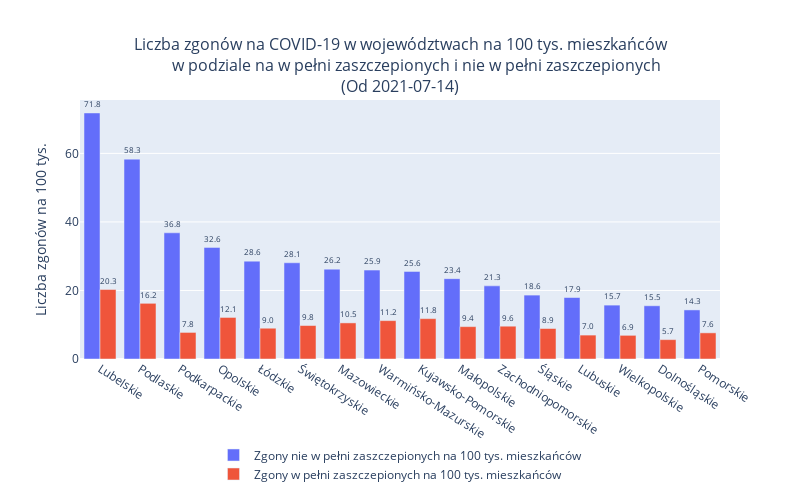

Notebook source saved alongside this figure:
### Code cell
from_date = datetime.date(2021,7,14)

df = prepare_df(basiw.dfd, from_date)
plot_df(from_date, df, basiw.image_dir)

### Figure 1 — Plotly figure (JSON) as saved in the notebook; plotly's stock layout.template omitted (floating-point values rounded to 4 significant figures)
{"data": [{"name": "Zgony nie w pełni zaszczepionych na 100 tys. mieszkańców", "offsetgroup": "1", "text": [71.8, 58.32, 36.82, 32.57, 28.56, 28.08, 26.22, 25.95, 25.56, 23.44, 21.34, 18.65, 17.94, 15.72, 15.53, 14.32], "textposition": "outside", "texttemplate": "%{text:2.1f}", "type": "bar", "x": ["Lubelskie", "Podlaskie", "Podkarpackie", "Opolskie", "Łódzkie", "Świętokrzyskie", "Mazowieckie", "Warmińsko-Mazurskie", "Kujawsko-Pomorskie", "Małopolskie", "Zachodniopomorskie", "Śląskie", "Lubuskie", "Wielkopolskie", "Dolnośląskie", "Pomorskie"], "y": [71.8, 58.32, 36.82, 32.57, 28.56, 28.08, 26.22, 25.95, 25.56, 23.44, 21.34, 18.65, 17.94, 15.72, 15.53, 14.32]}, {"name": "Zgony w pełni zaszczepionych na 100 tys. mieszkańców", "offsetgroup": "2", "text": [20.27, 16.25, 7.752, 12.12, 8.983, 9.769, 10.54, 11.2, 11.78, 9.447, 9.572, 8.898, 6.978, 6.903, 5.652, 7.63], "textposition": "outside", "texttemplate": "%{text:2.1f}", "type": "bar", "x": ["Lubelskie", "Podlaskie", "Podkarpackie", "Opolskie", "Łódzkie", "Świętokrzyskie", "Mazowieckie", "Warmińsko-Mazurskie", "Kujawsko-Pomorskie", "Małopolskie", "Zachodniopomorskie", "Śląskie", "Lubuskie", "Wielkopolskie", "Dolnośląskie", "Pomorskie"], "y": [20.27, 16.25, 7.752, 12.12, 8.983, 9.769, 10.54, 11.2, 11.78, 9.447, 9.572, 8.898, 6.978, 6.903, 5.652, 7.63]}], "layout": {"barmode": "group", "height": 500, "legend": {"title": {"text": ""}, "x": 0.5, "xanchor": "center", "y": -0.5}, "title": {"font": {"size": 16}, "text": "Liczba zgonów na COVID-19 w województwach na 100 tys. mieszkańców<br>        w podziale na w pełni zaszczepionych i nie w pełni zaszczepionych<br>(Od 2021-07-14)", "x": 0.5, "xanchor": "center"}, "uniformtext": {"minsize": 6, "mode": "show"}, "width": 800, "xaxis": {"tickangle": 33}, "yaxis": {"title": {"text": "Liczba zgonów na 100 tys."}}}}
